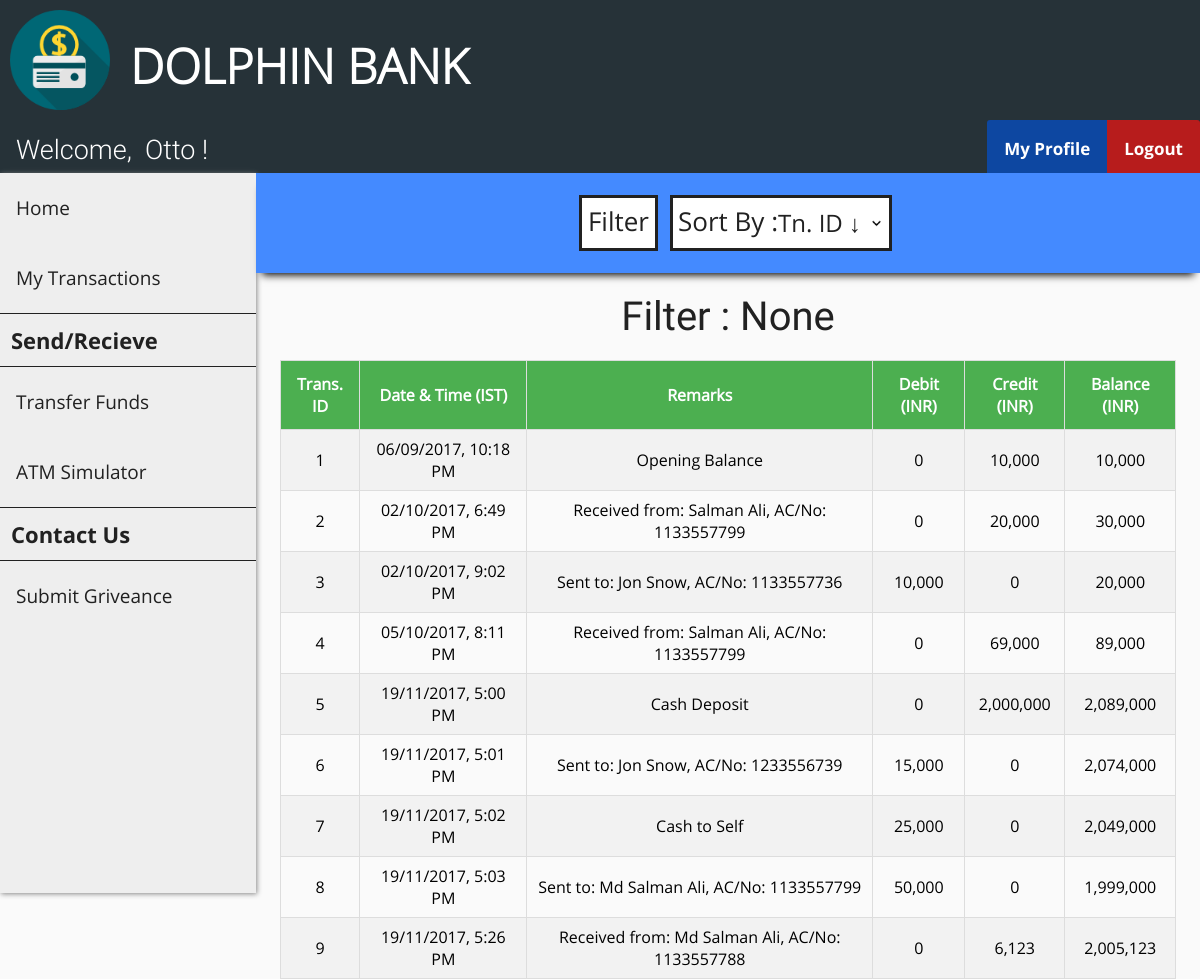
/net-banking/customer_transactions.php (signed in), run on the app's committed database.
### tables this page shows
CREATE TABLE `customer` (
  `cust_id` int(11) NOT NULL AUTO_INCREMENT,
  `first_name` varchar(30) DEFAULT NULL,
  `last_name` varchar(30) DEFAULT NULL,
  `gender` varchar(10) DEFAULT NULL,
  `dob` date DEFAULT NULL,
  `aadhar_no` int(11) DEFAULT NULL,
  `email` varchar(30) DEFAULT NULL,
  `phone_no` varchar(20) DEFAULT NULL,
  `address` varchar(255) DEFAULT NULL,
  `branch` varchar(30) DEFAULT NULL,
  `account_no` int(11) DEFAULT NULL,
  `pin` int(4) DEFAULT NULL,
  `uname` varchar(30) DEFAULT NULL,
  `pwd` varchar(30) DEFAULT NULL,
  PRIMARY KEY (`cust_id`),
  UNIQUE KEY `aadhar_no` (`aadhar_no`),
  UNIQUE KEY `email` (`email`),
  UNIQUE KEY `phone_no` (`phone_no`),
  UNIQUE KEY `account_no` (`account_no`),
  UNIQUE KEY `uname` (`uname`)
);

CREATE TABLE `passbook1` (
  `trans_id` int(11) NOT NULL AUTO_INCREMENT,
  `trans_date` datetime DEFAULT NULL,
  `remarks` varchar(255) DEFAULT NULL,
  `debit` int(11) DEFAULT NULL,
  `credit` int(11) DEFAULT NULL,
  `balance` int(11) DEFAULT NULL,
  PRIMARY KEY (`trans_id`)
);

### net-banking/customer_transactions.php (the view, shortened to what this page needs)
<?php
    include "connect.php";
    include "header.php";
    include "customer_navbar.php";
    include "customer_sidebar.php";
    if (isset($_SESSION['loggedIn_cust_id'])) {
        $sql0 = "SELECT * FROM passbook".$_SESSION['loggedIn_cust_id'];
    }
    $filter_indicator = "None";
?>
<!DOCTYPE html>
<html>
<head>
    <link rel="stylesheet" href="transactions_style.css">
</head>
<body>
    <div class="search-bar-wrapper">
        <div class="search-bar" id="the-search-bar">
            <div class="flex-item-search-bar" id="fi-search-bar">
                <button id="search" onclick="document.getElementById('id01').style.display='block'">Filter</button>
                <div class="flex-item-by">
                    <label id="sort">Sort By :</label>
                </div>
                <div class="flex-item-search-by">
                    <select name="by" onChange="window.location.href=this.value">
                        <option selected disabled hidden>
                            <?php if (empty($_GET['sort'])) {?>Tn. ID &darr;<?php } ?>
                        </option>
                    </select>
                </div>
            </div>
        </div>
    </div>
    <div class="flex-container">
        <p id="none">Filter : <?php echo $filter_indicator ?></p>
    </div>
    <div class="flex-container">
        <?php
            $result = $conn->query($sql0);
            if ($result->num_rows > 0) {?>
                <table id="transactions">
                    <tr>
                        <th>Trans. ID</th>
                        <th>Date & Time (IST)</th>
                        <th>Remarks</th>
                        <th>Debit (INR)</th>
                        <th>Credit (INR)</th>
                        <th>Balance (INR)</th>
                    </tr>
        <?php
            while($row = $result->fetch_assoc()) {?>
                    <tr>
                        <td><?php echo $row["trans_id"]; ?></td>
                        <td>
                            <?php
                                $time = strtotime($row["trans_date"]);
                                $sanitized_time = date("d/m/Y, g:i A", $time);
                                echo $sanitized_time;
                             ?>
                        </td>
                        <td><?php echo $row["remarks"]; ?></td>
                        <td><?php echo number_format($row["debit"]); ?></td>
                        <td><?php echo number_format($row["credit"]); ?></td>
                        <td><?php echo number_format($row["balance"]); ?></td>
                    </tr>
            <?php } ?>
            </table>
            <?php
            } else {  ?>
                <p id="none"> No results found :(</p>
            <?php }
            $conn->close(); ?>
    </div>
</body>
</html>

### net-banking/header.php (shortened to what this page needs)
<!DOCTYPE html>
<html>
<head>
    <link rel="stylesheet" href="header_style.css">
</head>
<body>
    <div class="flex-container-header">
        <div class="flex-item-header">
            <img src="images/logo.png" onclick="eEgg_func()" width="100" height="100">
        </div>
        <div class="flex-item-header">
            <h1>DOLPHIN BANK</h1>
        </div>
    </div>
</body>
</html>

### net-banking/customer_navbar.php (shortened to what this page needs)
<?php
    include "connect.php";
    if (isset($_SESSION['loggedIn_cust_id'])) {
        $sql0 = "SELECT * FROM customer WHERE cust_id=".$_SESSION['loggedIn_cust_id'];
        $result = $conn->query($sql0);
        $row = $result->fetch_assoc();
    }
?>
<!DOCTYPE html>
<html>
<head>
    <link rel="stylesheet" href="user_navbar_style.css">
</head>
<body>
    <div class="nav-wrapper">
        <div class="topnav" id="theTopNav">
            <a id="user">Welcome, &nbsp<?php echo $row["first_name"]; ?> !</a>
            <a id="logout" href="/logout_action.php" onclick="return confirm('Are you sure?')">Logout</a>
            <a id="profile" href="/customer_profile.php">My Profile</a>
        </div>
    </div>
</body>
</html>

### net-banking/customer_sidebar.php (shortened to what this page needs)
<!DOCTYPE html>
<html>
<head>
    <link rel="stylesheet" href="admin_sidebar_style.css">
</head>
<body>
    <div class="sidenav" id="theSideNav">
        <a href="/customer_home.php">Home</a>
        <a href="/customer_transactions.php">My Transactions</a>
        <a id="label">Send/Recieve</a>
        <a href="/beneficiary.php">Transfer Funds</a>
        <a href="/atm_simulator.php">ATM Simulator</a>
        <a id="label">Contact Us</a>
        <a href="#">Submit Griveance</a>
    </div>
</body>
</html>

### net-banking/header_style.css (style rules this page uses)
body { margin: 0; padding: 0; background-color: #FAFAFA; }
.flex-container-header { display: -webkit-flex; display: flex; width: auto; height: auto; background-color: #263238; }
.flex-item-header { width: auto; height: 100px; margin: 10px; }
h1 { font-family: OpenSans-Light; color: white; font-size: 3rem; line-height: 3rem; margin-top: calc((1.5rem - 2rem) + 2.5rem); margin-bottom: 1.5rem; }

### net-banking/user_navbar_style.css (style rules this page uses)
.nav-wrapper { height: 53px; background: #333; }
.nav-wrapper .topnav { background-color: #263238; overflow: hidden; height: 53px; }
.topnav a[id="user"] { float: left; display: block; color: white; text-align: center; padding: 14px 16px; text-decoration: none; font-size: 27px; font-family: Roboto-Light; }
.topnav a[id="profile"] { float: right; display: block; color: white; text-align: center; padding: 17px 17px; text-decoration: none; font-size: 17px; font-family: OpenSans-Bold; background-color: #0D47A1; border-top-left-radius: 3px; }
.topnav a[id="logout"] { float: right; display: block; color: white; text-align: center; padding: 17px 17px; text-decoration: none; font-size: 17px; font-family: OpenSans-Bold; background-color: #b71c1c; border-top-right-radius: 3px; }

### net-banking/admin_sidebar_style.css (style rules this page uses)
.sidenav { width: 256px; background-color: #eee; height: 90vh; float: left; overflow-y: auto; box-shadow: 1px 1px 5px #888888; }
.sidenav a { font-family: OpenSans-Regular; font-size: 19px; color: #212121; display: block; padding: 22px 16px; text-decoration: none; }
.sidenav a[id="label"] { font-family: OpenSans-Bold; font-size: 22px; color: #212121; display: block; padding: 11px; text-decoration: none; border-top: 1px solid #212121; border-bottom: 1px solid #212121; }

### net-banking/transactions_style.css (style rules this page uses)
.flex-container { display: -webkit-flex; display: flex; margin-left: 256px; width: auto; height: auto; padding-top: 20px; flex-direction: column; overflow-x: auto; }
.search-bar-wrapper { height: 100px; }
.search-bar-wrapper .search-bar { display: -webkit-flex; display: flex; margin-left: 256px; position: relative; width: auto; height: 100px; flex-direction: column; background-color: #448AFF; box-shadow: 0 8px 8px -6px black; overflow: hidden; }
label[id="sort"] { display: block; float: left; color: #212121; font-family: OpenSans-Regular; font-size: 26px; background-color: white; border: 3px solid #212121; border-right: 0; margin: 12px; margin-right: 0px; height: 45px; padding-top: 5px; padding-left: 5px; }
select { font-family: OpenSans-Regular; color: #212121; font-size: 24px; background: url("images/down_arrow.png") 96% / 15% no-repeat #eee; -webkit-appearance: none; -moz-appearance: none; background-color: white; border: 3px solid #212121; border-left: 0; margin: 12px; margin-left: 0px; height: 56px; width: 115%; }
.flex-item-search-bar { display: -webkit-flex; display: flex; flex-direction: row; margin: auto; width: auto; height: auto; }
button[id="search"] { font-family: OpenSans-Regular; color: #212121; font-size: 26px; background-color: white; cursor: pointer; height: 40px; margin-top: 12px; padding-top: 5px; padding-bottom: 45px; border: 3px solid #212121; }
label { display: block; float: left; color: #212121; font-family: OpenSans-Bold; font-size: 20px; }
#transactions { font-family: OpenSans-Regular; border-collapse: collapse; width: 80%; margin: auto; }
@media screen and (max-width: 1280px) { #transactions { width: 95%; } }
#transactions td, #transactions th { text-align: center; border: 1px solid #ddd; padding: 8px; }
#transactions tr:nth-child(even) { background-color: #f2f2f2; }
#transactions th { padding-top: 12px; padding-bottom: 12px; background-color: #4CAF50; color: white; }
p[id="none"] { margin: auto; font-size: 40px; color: #212121; font-family: Roboto-Regular; }

### data on the page
customer: first_name "Otto"
passbook1: trans_id "1", trans_date "06/09/2017, 10:18 PM", remarks "Opening Balance", debit "0", credit "10,000", balance "10,000"
passbook1: trans_id "2", trans_date "02/10/2017, 6:49 PM", remarks "Received from: Salman Ali, AC/No: 1133557799", debit "0", credit "20,000", balance "30,000"
passbook1: trans_id "3", trans_date "02/10/2017, 9:02 PM", remarks "Sent to: Jon Snow, AC/No: 1133557736", debit "10,000", credit "0", balance "20,000"
passbook1: trans_id "4", trans_date "05/10/2017, 8:11 PM", remarks "Received from: Salman Ali, AC/No: 1133557799", debit "0", credit "69,000", balance "89,000"
passbook1: trans_id "5", trans_date "19/11/2017, 5:00 PM", remarks "Cash Deposit", debit "0", credit "2,000,000", balance "2,089,000"
passbook1: trans_id "6", trans_date "19/11/2017, 5:01 PM", remarks "Sent to: Jon Snow, AC/No: 1233556739", debit "15,000", credit "0", balance "2,074,000"
passbook1: trans_id "7", trans_date "19/11/2017, 5:02 PM", remarks "Cash to Self", debit "25,000", credit "0", balance "2,049,000"
passbook1: trans_id "8", trans_date "19/11/2017, 5:03 PM", remarks "Sent to: Md Salman Ali, AC/No: 1133557799", debit "50,000", credit "0", balance "1,999,000"
passbook1: trans_id "9", trans_date "19/11/2017, 5:26 PM", remarks "Received from: Md Salman Ali, AC/No: 1133557788", debit "0", credit "6,123", balance "2,005,123"

### other printed values
$filter_indicator "None"
